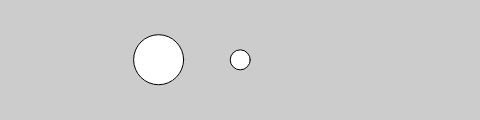
Frame 1 (no input)
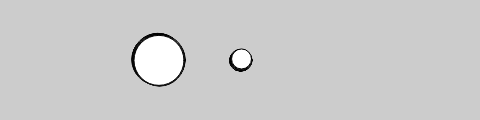
Frame 60 (no input)
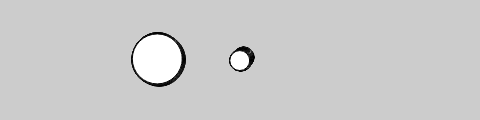
Frame 120 (the mouse pressed at the canvas centre since frame 60)

The p5.js sketch that drew these frames (run headless with seeded random() and noise() and a simulated clock; from frame 60 on, the mouse is pressed at the canvas centre):

// p5.js sketch
// ── sketch.js
var bug;
var jit;

function setup() {
  createCanvas(480, 120);
  background(204);
  jit = new JitterBug(width * 0.33, height/2, 50);
  bug = new JitterBug(width/2, height/2, 20);
}

function draw() {
  jit.move();
  jit.display();
  bug.move();
  bug.display();
}



// ── JitterBug.js
function JitterBug() {
  this.speed = 0.5;
}

function JitterBug(tempX, tempY, tempDiameter) {
  this.x = tempX;
  this.y = tempY;
  this.diameter = tempDiameter;
  this.speed = 0.5;

  this.move = function() {
    this.x += random(-this.speed, this.speed);
    this.y += random(-this.speed, this.speed);
  };

  this.display = function() {
    ellipse(this.x, this.y, this.diameter, this.diameter);
  };

}

// function move(){
//   x += random(-speed, speed);
//   y += random(-speed, speed);
// }
